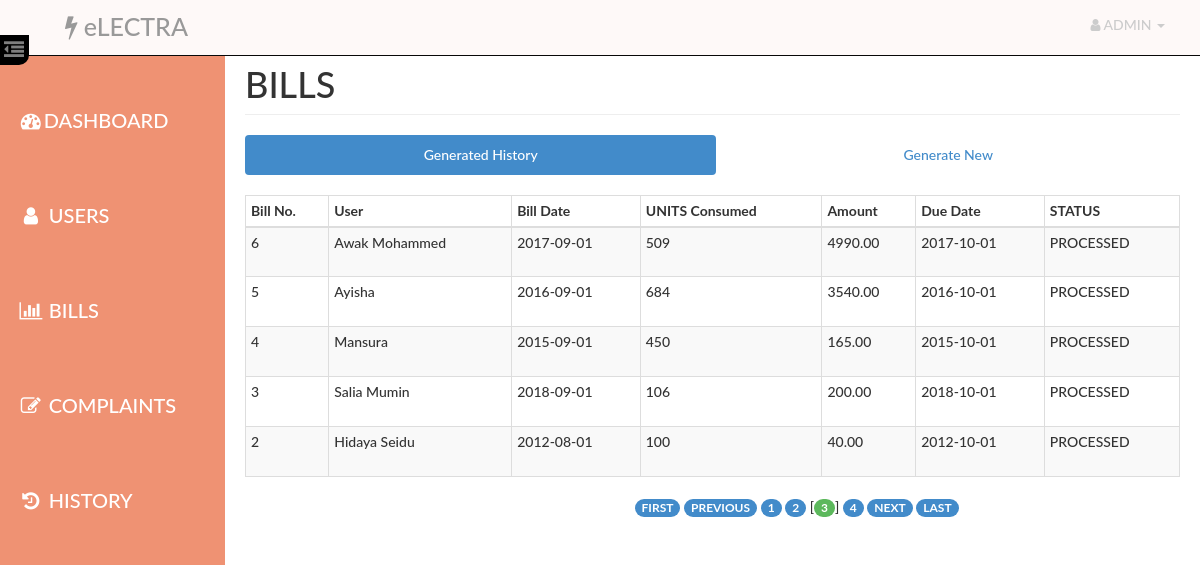
The page /admin/extra.php?currentpage=3 (signed in) on the database its author committed.
### tables this page shows
CREATE TABLE IF NOT EXISTS `bill` (
  `id` int(14) NOT NULL AUTO_INCREMENT,
  `aid` int(14) NOT NULL,
  `uid` int(14) NOT NULL,
  `units` int(10) NOT NULL,
  `amount` decimal(10,2) NOT NULL,
  `status` varchar(10) NOT NULL,
  `bdate` date NOT NULL,
  `ddate` date NOT NULL,
  PRIMARY KEY (`id`),
  KEY `aid` (`aid`),
  KEY `uid` (`uid`)
);

CREATE TABLE IF NOT EXISTS `user` (
  `id` int(14) NOT NULL AUTO_INCREMENT,
  `name` varchar(40) NOT NULL,
  `email` varchar(40) NOT NULL,
  `phone` int(14) NOT NULL,
  `pass` varchar(20) NOT NULL,
  `address` varchar(100) NOT NULL,
  PRIMARY KEY (`id`)
);

### admin/paging1.php (called while the page is built, shortened)
<?php
    $rowsperpage = 5;
    if (isset($_GET['currentpage']) && is_numeric($_GET['currentpage'])) {
       $currentpage = (int) $_GET['currentpage'];
    } else {
       $currentpage = 1;
    }
    $offset = ($currentpage - 1) * $rowsperpage;
 ?>

### Includes/admin.php (called while the page is built, shortened)
<?php
     require_once("db_connection_test.php");
    function retrieve_bills_generated($id,$offset, $rowsperpage) {
        global $con;
        $query  = "SELECT user.name AS user, bill.bdate AS bdate , bill.units AS units , bill.amount AS amount , bill.id as bid ";
        $query .= ", bill.ddate AS ddate, bill.status AS status ";
        $query .= " FROM user , bill ";
        $query .= " WHERE user.id=bill.uid AND aid={$id} ";
        $query .= " ORDER BY bill.id DESC ";
        $query .= "LIMIT {$offset}, {$rowsperpage} ";
        $result = mysqli_query($con,$query);
        return $result;
    }
 ?>

### admin/extra.php (the view, shortened to what this page needs)
<?php
    require_once('head_html.php');
    require_once('../Includes/session.php');
    require_once('../Includes/admin.php');
?>
<body>
    <div id="wrapper">
        <?php
            require_once("nav.php");
            require_once("sidebar.php");
        ?>
        <div id="page-content-wrapper">
            <div class="container-fluid">
                <div class="row">
                    <div class="col-lg-12">
                        <h1 class="page-header">
                            BILLS
                        </h1>
                        <ul class="nav nav-pills nav-justified">
                            <li class="active"><a href="#generated" data-toggle="pill">Generated History</a>
                            </li>
                            <li class=""><a href="#generate" data-toggle="pill">Generate New</a>
                            </li>
                        </ul>
                        <div class="tab-content">
                            <div class="tab-pane fade in active" id="generated">
                                <div class="table-responsive">
                                    <table class="table table-hover table-striped table-bordered table-condensed">
                                        <thead>
                                            <tr>
                                                <th>Bill No.</th>
                                                <th>User</th>
                                                <th>Bill Date</th>
                                                <th>UNITS Consumed</th>
                                                <th>Amount</th>
                                                <th>Due Date</th>
                                                <th>STATUS</th>
                                            </tr>
                                        </thead>
                                        <tbody>
                                        <?php
                                            include("paging1.php");
                                            $result = retrieve_bills_generated($_SESSION['aid'],$offset, $rowsperpage);
                                            while($row = mysqli_fetch_assoc($result)){
                                            ?>
                                                <tr>
                                                    <td><?php echo $row['bid']?></td>
                                                    <td height="50"><?php echo $row['user'] ?></td>
                                                    <td><?php echo $row['bdate'] ?></td>
                                                    <td><?php echo $row['units'] ?></td>
                                                    <td><?php echo $row['amount'] ?></td>
                                                    <td><?php echo $row['ddate'] ?></td>
                                                    <td><?php echo $row['status'] ?></td>
                                                </tr>
                                            <?php
                                            }
                                            ?>
                                        </tbody>
                                    </table>
                                    <?php include("paging2.php");  ?>
                                </div>
                            </div>
                        </div>
                    </div>
                </div>
            </div>
        </div>
    </div>
</body>
</html>

### assets/css/dash_admin.css (style rules this page uses)
html { height: 100%; }
body, html { width: 100%; height: 100%; }
body, h1, h2, h3, h4, h5, h6 { font-family: "Lato","Helvetica Neue",Helvetica,Arial,sans-serif; font-weight: 500; }
#wrapper { padding-left: 10px; padding-top: 5px; -webkit-transition: all 0.5s ease; -moz-transition: all 0.5s ease; -o-transition: all 0.5s ease; transition: all 0.5s ease; }
#page-content-wrapper { width: 100%; padding: 15px; min-height:100%; }
@media (min-width:768px) { #wrapper { padding-left: 225px; } }
@media (min-width:768px) { #page-content-wrapper { padding: 20px; } }
.table-responsive { padding-top: 20px; padding-bottom: 20px; }

### rows shown on the page
bill: id "6", uid.name "Awak Mohammed", bdate "2017-09-01", units "509", amount "4990.00", ddate "2017-10-01", status "PROCESSED"
bill: id "5", uid.name "Ayisha", bdate "2016-09-01", units "684", amount "3540.00", ddate "2016-10-01", status "PROCESSED"
bill: id "4", uid.name "Mansura", bdate "2015-09-01", units "450", amount "165.00", ddate "2015-10-01", status "PROCESSED"
bill: id "3", uid.name "Salia Mumin", bdate "2018-09-01", units "106", amount "200.00", ddate "2018-10-01", status "PROCESSED"
bill: id "2", uid.name "Hidaya Seidu", bdate "2012-08-01", units "100", amount "40.00", ddate "2012-10-01", status "PROCESSED"
